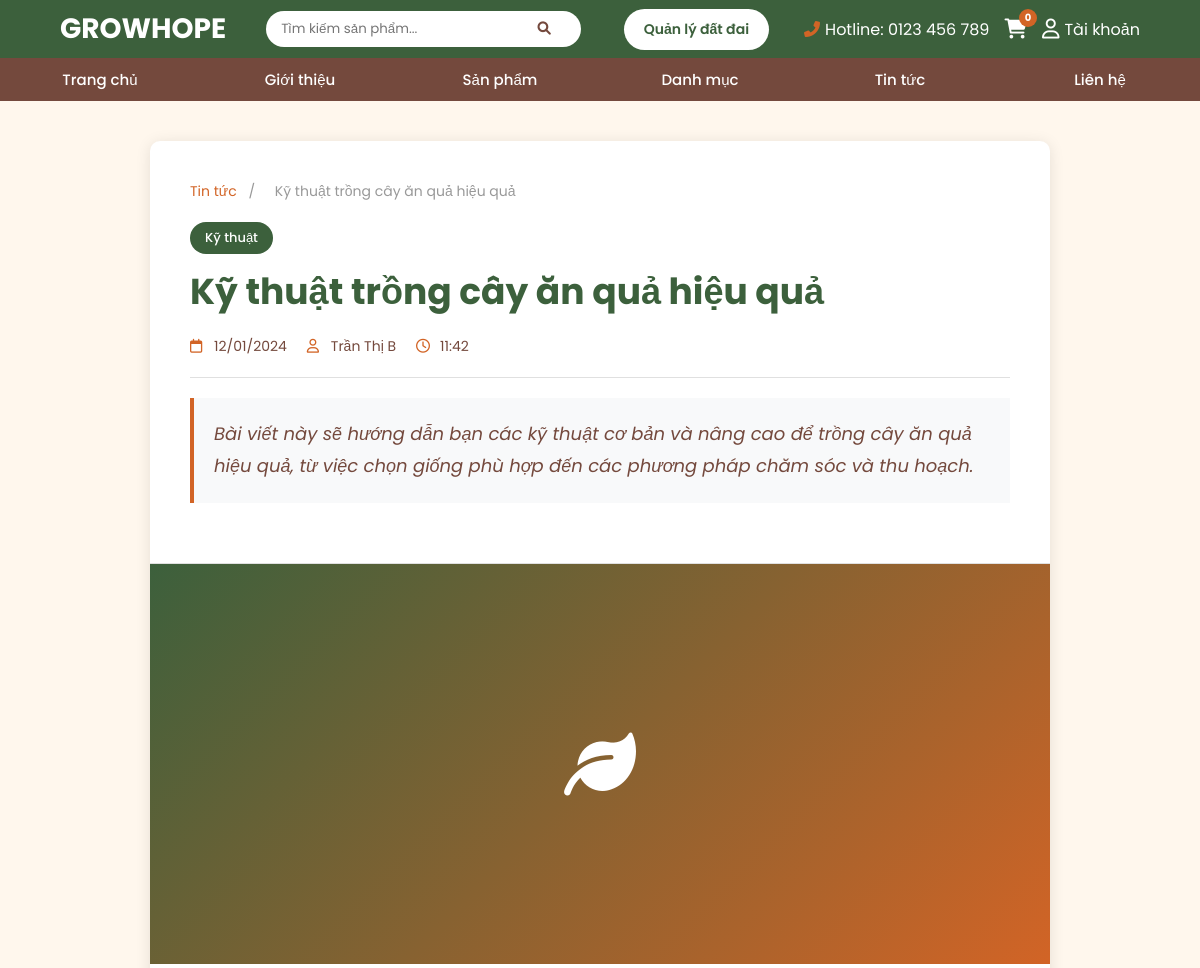
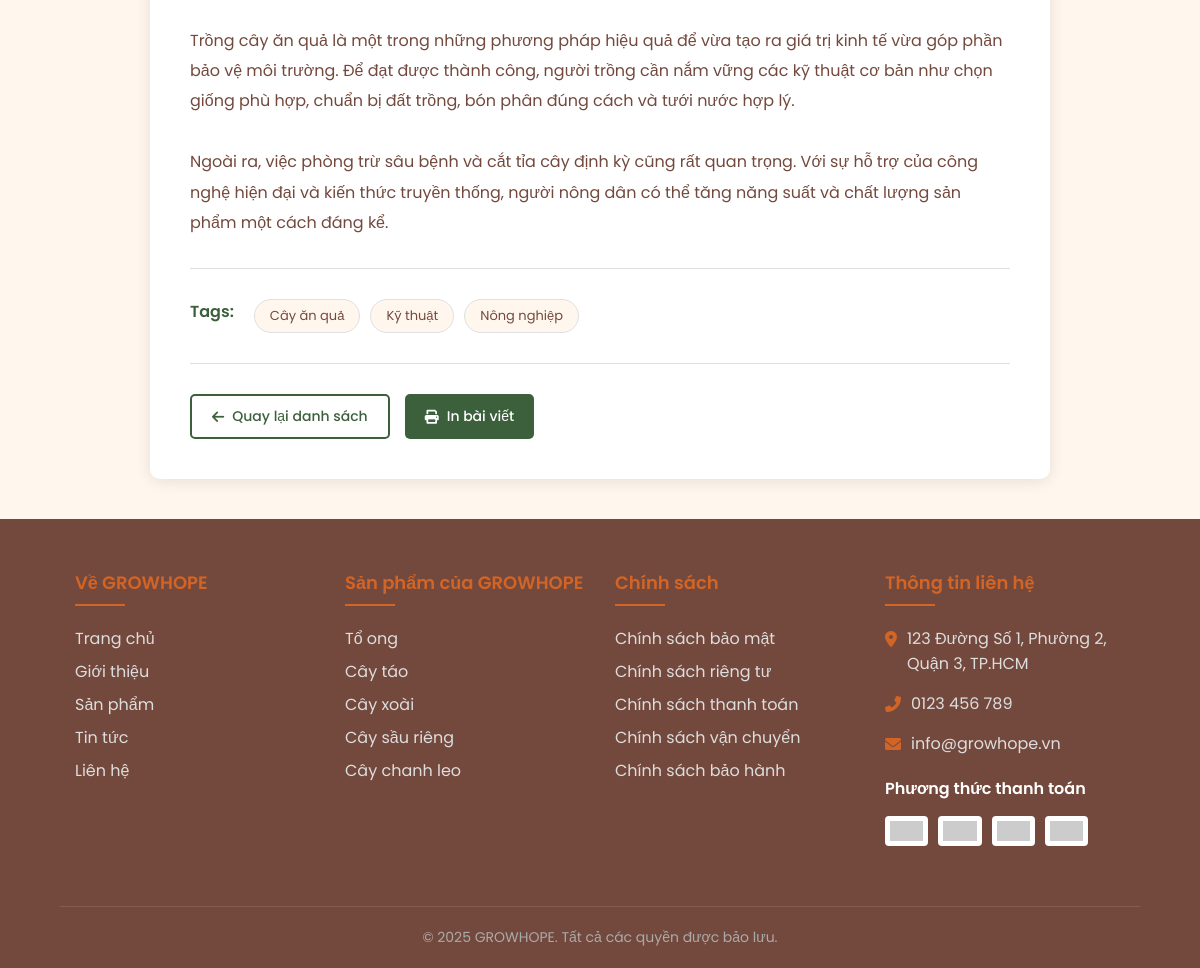
The app's page /views/news-detail.php?id=2 with its own data (2 pictures, top to bottom).
### tables this page shows
CREATE TABLE news (
    news_id INT AUTO_INCREMENT PRIMARY KEY,
    title VARCHAR(255) NOT NULL,
    slug VARCHAR(255) NOT NULL UNIQUE,
    publish_date DATE NOT NULL,
    author VARCHAR(255) NOT NULL,
    category VARCHAR(255) NOT NULL,
    excerpt TEXT,
    description TEXT,
    content LONGTEXT,
    created_at TIMESTAMP DEFAULT CURRENT_TIMESTAMP
);

### views/news-detail.php (the view, shortened to what this page needs)
<?php
require_once '../includes/database.php';
try {
    $pdo = getPDO();
} catch (RuntimeException $e) {
    $pdo = null;
}
$news_id = isset($_GET['id']) ? (int) $_GET['id'] : 0;
$newsStmt = $pdo->prepare('SELECT news_id, title, slug, publish_date, created_at, author, category, excerpt, description, content
                            FROM news
                            WHERE news_id = :id');
$newsStmt->bindValue(':id', $news_id, PDO::PARAM_INT);
$newsStmt->execute();
$article = $newsStmt->fetch();
$tagStmt = $pdo->prepare('SELECT tag FROM news_tags WHERE news_id = :id ORDER BY tag ASC');
$tagStmt->bindValue(':id', $news_id, PDO::PARAM_INT);
$tagStmt->execute();
$article_tags = $tagStmt->fetchAll(PDO::FETCH_COLUMN);
include '../includes/header.php';
?>
<div class="news-detail-container">
    <div class="news-detail-wrapper">
        <div class="news-detail-header">
            <div class="news-breadcrumb">
                    <a href="<?php echo BASE_URL; ?>/public/news.php">Tin tức</a>
                <span>/</span>
                <span><?php echo htmlspecialchars($article['title']); ?></span>
            </div>
            <div class="news-category"><?php echo htmlspecialchars($article['category']); ?></div>
            <h1 class="news-title"><?php echo htmlspecialchars($article['title']); ?></h1>
            <div class="news-meta">
                <div class="news-meta-item">
                    <i class="far fa-calendar"></i>
                    <span><?php echo date(DATE_FORMAT, strtotime($article['publish_date'])); ?></span>
                </div>
                <div class="news-meta-item">
                    <i class="far fa-user"></i>
                    <span><?php echo htmlspecialchars($article['author']); ?></span>
                </div>
                <div class="news-meta-item">
                    <i class="far fa-clock"></i>
                    <span><?php echo date('H:i', strtotime($article['created_at'] ?? $article['publish_date'])); ?></span>
                </div>
            </div>
            <?php if (!empty($article['description'])): ?>
            <div class="news-description">
                <?php echo htmlspecialchars($article['description']); ?>
            </div>
            <?php endif; ?>
        </div>
        <div class="news-image">
            <i class="fas fa-leaf"></i>
        </div>
        <div class="news-content">
            <div class="news-body">
                <?php echo nl2br(htmlspecialchars($article['content'])); ?>
            </div>
            <?php if (!empty($article_tags)): ?>
            <div class="news-tags">
                <span class="news-tags-label">Tags:</span>
                <?php foreach ($article_tags as $tag): ?>
                    <a href="<?php echo BASE_URL; ?>/public/news.php?tag=<?php echo urlencode($tag); ?>" class="news-tag">
                        <?php echo htmlspecialchars($tag); ?>
                    </a>
                <?php endforeach; ?>
            </div>
            <?php endif; ?>
            <div class="news-actions">
                <a href="<?php echo BASE_URL; ?>/public/news.php" class="news-action-btn secondary">
                    <i class="fas fa-arrow-left"></i>
                    Quay lại danh sách
                </a>
                <a href="#" class="news-action-btn" onclick="window.print(); return false;">
                    <i class="fas fa-print"></i>
                    In bài viết
                </a>
            </div>
        </div>
    </div>
</div>
<?php include '../includes/footer.php'; ?>

### records on screen
news: title "Kỹ thuật trồng cây ăn quả hiệu quả", category "Kỹ thuật", publish_date "12/01/2024", author "Trần Thị B", created_at "11:42", description "Bài viết này sẽ hướng dẫn bạn các kỹ thuật cơ bản và nâng cao để trồng cây ăn quả hiệu quả, từ việc chọn giống phù hợp đến các phương pháp chăm sóc và thu hoạch.", content "Trồng cây ăn quả là một trong những phương pháp hiệu quả để vừa tạo ra giá trị kinh tế vừa góp phần bảo vệ môi trường. Để đạt được thành công, người trồng cần nắm vững các kỹ thuật cơ bản như chọn giống phù hợp, chuẩn bị đất trồng, bón phân đúng cách và tưới nước hợp lý. Ngoài ra, việc phòng trừ sâu bệnh và cắt tỉa cây định kỳ cũng rất quan trọng. Với sự hỗ trợ của công nghệ hiện đại và kiến thức truyền thống, người nông dân có thể tăng năng suất và chất lượng sản phẩm một cách đáng kể."

### other values on screen
BRAND_NAME "GROWHOPE"
CONTACT_HOTLINE "0123 456 789"
$current_user_name "Tài khoản"
$tag "Cây ăn quả"
$tag "Kỹ thuật"
$tag "Nông nghiệp"
CONTACT_ADDRESS "123 Đường Số 1, Phường 2, Quận 3, TP.HCM"
CONTACT_PHONE "0123 456 789"
CONTACT_EMAIL "info@growhope.vn"
